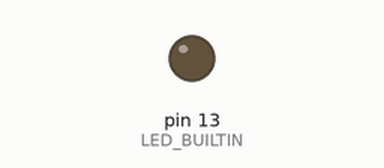
This sketch was run on a simulated Arduino Uno, built with avr-gcc and run on an emulated ATmega328P. On the bench: output pins drawn as LEDs (lit = HIGH).

Above: at 10.0 s.
At 24.2 s:
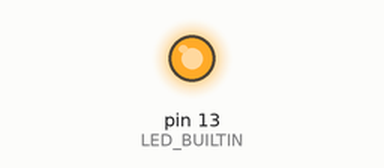
Timing chart, 0 to 31.0 s (numbered marks = the images above):
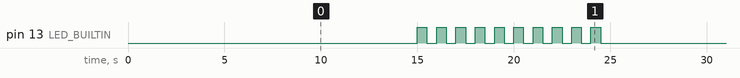

Measured:
- by itself, pin 13 (LED_BUILTIN): repeats every 20.0 s: 9 × (LOW 0.50 s, HIGH 0.50 s), LOW 10.5 s, HIGH 0.50 s
- by itself, everything shown: repeats every 20.0 s, in 20 steps

The sketch:

controller.ino
```cpp
void ledPattern()
{
  digitalWrite(LED_BUILTIN, LOW);
  delay(10000);

  unsigned long startTime = millis();
  while (millis() - startTime < 10000)
  {
    digitalWrite(LED_BUILTIN, HIGH);
    delay(500);
    digitalWrite(LED_BUILTIN, LOW);
    delay(500);
  }
}

void setup()
{
  delay(5000);
  pinMode(LED_BUILTIN, OUTPUT);
}

void loop()
{
  ledPattern();
}
```
